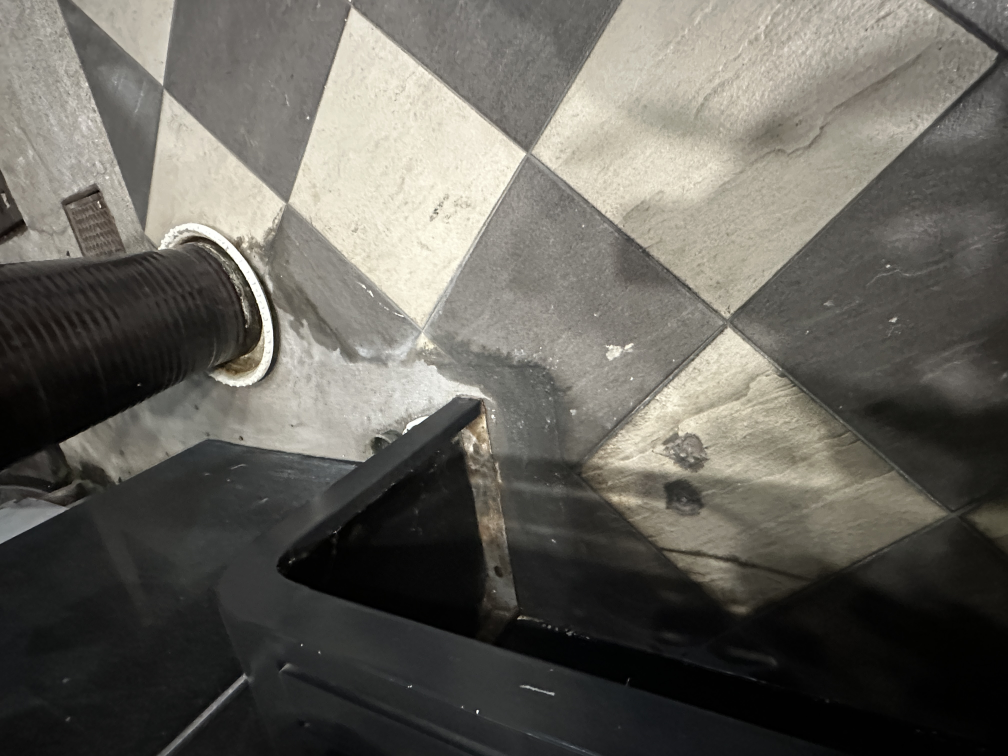
#> input picture user_photos/normal/IMG_0041.JPG, 4032 x 3024 px (shown at 1/4 size)
$ python 05_extract_patches.py
#> lines starting #> are read from the running program, lines starting #| are printed output that depends on the picture
#!/usr/bin/env python3
"""
05_extract_patches.py
=====================
從台灣房屋照片中提取 384×384 訓練 patch（對應 640×360 輸入場景）。

使用方式：
  1. 將照片依缺陷類型放入對應資料夾：
       user_photos/
         normal/    ← 乾淨正常的房間照片
         crack/     ← 有裂縫的照片
         stain/     ← 有污漬的照片
         mold/      ← 有霉斑的照片
         peeling/   ← 有剝落的照片

  2. 執行腳本：
       python scripts/05_extract_patches.py --input user_photos/

變更記錄：
  - PATCH_SIZE: 224 → 384（對應 640×360 全幀輸入）
  - 新增 --keep-aspect 模式：將 640×360 padding 成 640×640 再取 384 crop
    避免強制 resize 壓縮細節
  - stride 預設從 112 → 192（384 的 50% overlap）

參數說明：
  --input      DIR    自拍照片的根目錄（預設 user_photos/）
  --output     DIR    輸出目標（預設 data/defects/，直接合入訓練集）
  --stride     N      滑動視窗步進（預設 192，50% overlap）
  --min-var    FLOAT  最小像素方差過濾值（預設 300）
  --min-sat    FLOAT  最小飽和度過濾值（預設 15）
  --no-padding        關閉寬景 padding（不建議）
  --dry-run           只統計不實際複製
"""

import argparse
import sys
from pathlib import Path

import numpy as np
from PIL import Image, ImageOps

PROJECT_ROOT = Path(__file__).resolve().parent.parent
DEFAULT_INPUT  = PROJECT_ROOT / "user_photos"
DEFAULT_OUTPUT = PROJECT_ROOT / "data" / "defects"

CLASSES        = ["normal", "crack", "stain", "mold", "peeling"]
PATCH_SIZE     = 384
IMG_EXTENSIONS = {".jpg", ".jpeg", ".png", ".bmp", ".webp", ".heic"}


# ── 品質過濾 ──────────────────────────────────────────────────────────

def compute_patch_variance(arr: np.ndarray) -> float:
    gray = arr.mean(axis=2) if arr.ndim == 3 else arr
    return float(gray.var())


def compute_mean_saturation(arr: np.ndarray) -> float:
    img_hsv = Image.fromarray(arr.astype(np.uint8)).convert("HSV")
    s_channel = np.array(img_hsv)[:, :, 1]
    return float(s_channel.mean())


def compute_brightness(arr: np.ndarray) -> float:
    return float(arr.mean())


def is_valid_patch(
    arr: np.ndarray,
    min_variance: float = 300.0,   # 384px patch 面積更大，方差門檻提高
    min_saturation: float = 15.0,
    min_brightness: float = 30.0,
    max_brightness: float = 235.0,
) -> tuple[bool, str]:
    var = compute_patch_variance(arr)
    if var < min_variance:
        return False, f"方差過低({var:.1f}<{min_variance})"

    brightness = compute_brightness(arr)
    if brightness < min_brightness:
        return False, f"過暗({brightness:.1f})"
    if brightness > max_brightness:
        return False, f"過曝({brightness:.1f})"

    sat = compute_mean_saturation(arr)
    if sat < min_saturation:
        return False, f"飽和度過低({sat:.1f})"

    return True, ""


# ── 寬景 Padding 模式 ─────────────────────────────────────────────────

def pad_to_square(img: Image.Image) -> Image.Image:
    """將 640×360 padding 成 640×640（置中補黑），保留原始寬高比。"""
    w, h = img.size
    max_side = max(w, h)
    padded = ImageOps.pad(img, (max_side, max_side), color=(0, 0, 0))
    return padded


# ── 滑動視窗提取 ──────────────────────────────────────────────────────

def extract_patches_from_image(
    img_path: Path,
    patch_size: int = PATCH_SIZE,
    stride: int = 192,
    min_variance: float = 300.0,
    min_saturation: float = 15.0,
    keep_aspect: bool = True,
) -> list[np.ndarray]:
    try:
        img = Image.open(img_path).convert("RGB")
    except Exception as e:
        print(f"  [警告] 無法開啟圖片 {img_path.name}: {e}")
        return []

    if keep_aspect:
        img = pad_to_square(img)

    w, h   = img.size
    arr    = np.array(img)
    patches = []

    if w < patch_size or h < patch_size:
        img_resized = img.resize((patch_size, patch_size), Image.LANCZOS)
        a = np.array(img_resized)
        valid, _ = is_valid_patch(a, min_variance, min_saturation)
        if valid:
            patches.append(a)
        return patches

    for top in range(0, h - patch_size + 1, stride):
        for left in range(0, w - patch_size + 1, stride):
            patch_arr = arr[top:top + patch_size, left:left + patch_size]
            valid, _ = is_valid_patch(patch_arr, min_variance, min_saturation)
            if valid:
                patches.append(patch_arr)

    return patches


# ── 主程式 ────────────────────────────────────────────────────────────

def extract_patches(
    input_dir: Path,
    output_dir: Path,
    stride: int = 192,
    min_variance: float = 300.0,
    min_saturation: float = 15.0,
    keep_aspect: bool = True,
    dry_run: bool = False,
):
#> called with stride = 192, min_variance = 300, min_saturation = 15, keep_aspect = True, dry_run = False
    print("=" * 60)
    print("  台灣房屋照 Patch 提取工具（384px 高解析度版）")
    print("=" * 60)

    if not input_dir.exists():
        print(f"\n[錯誤] 輸入目錄不存在：{input_dir}")
        sys.exit(1)

    print(f"\n  輸入目錄：{input_dir}")
    print(f"  輸出目標：{output_dir}")
    print(f"  Patch大小：{PATCH_SIZE}×{PATCH_SIZE}")
    print(f"  滑動步進：{stride}px（50% overlap）")
    print(f"  寬景Padding：{'開啟' if keep_aspect else '關閉'}")
    if dry_run:
        print("  模式：DRY RUN")

    if not dry_run:
        for cls in CLASSES:
            (output_dir / cls).mkdir(parents=True, exist_ok=True)

    total_images = total_patches = total_saved = 0

    print()
    for cls in CLASSES:
        cls_input  = input_dir / cls
        cls_output = output_dir / cls

        if not cls_input.exists():
            print(f"  [{cls:10s}] 資料夾不存在，略過")
            continue

        photos = [f for f in cls_input.iterdir()
                  if f.suffix.lower() in IMG_EXTENSIONS]
        if not photos:
            print(f"  [{cls:10s}] 資料夾為空，略過")
            continue

        cls_patches = cls_saved = 0
        total_images += len(photos)

        for photo in photos:
            patches = extract_patches_from_image(
                photo, PATCH_SIZE, stride, min_variance, min_saturation, keep_aspect
            )
#> in extract_patches_from_image, img is the input picture: PIL image 4032x3024 RGB; mean R, G, B 101.1, 98.8, 92
#> in pad_to_square, `padded = ImageOps.pad(img, (max_side, max_side), color=(0, 0, 0))`:
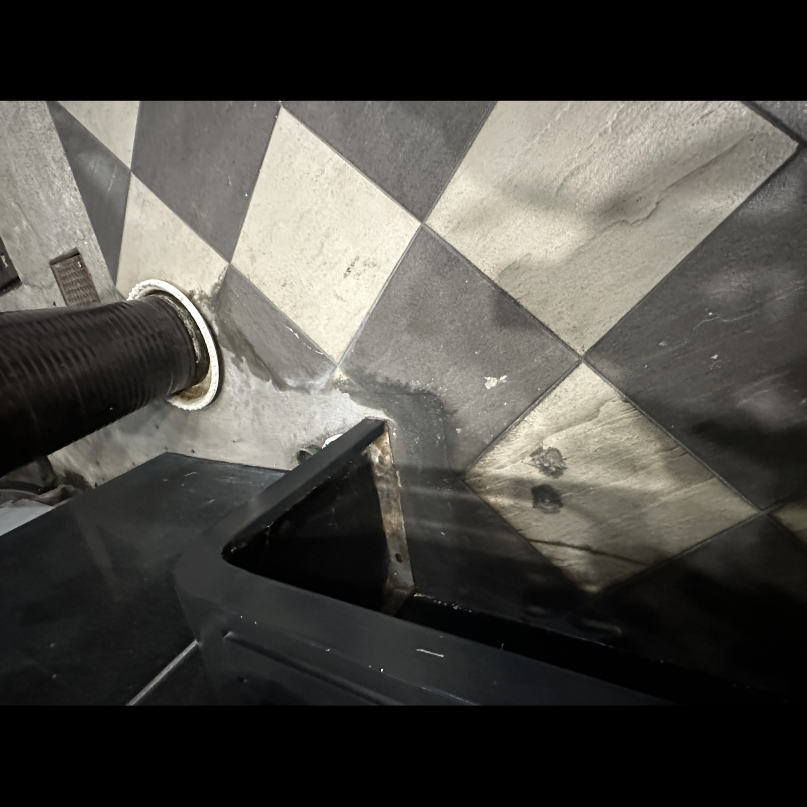
#> padded: PIL image 4032x4032 RGB (shown at 1/5 size); mean R, G, B 75.8, 74.1, 69
#> the loop in extract_patches_from_image, `for top in range(0, h - patch_size + 1, stride):` made 20 passes
#> pass 2, in compute_mean_saturation, `s_channel = np.array(img_hsv)[:, :, 1]`:
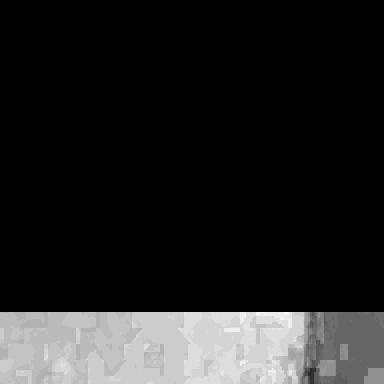
#> s_channel: shape (384, 384); min 0, max 30, mean 4; drawn with min black and max white
#> pass 2, in compute_patch_variance (call 24), `gray = arr.mean(axis=2) if arr.ndim == 3 else arr`:
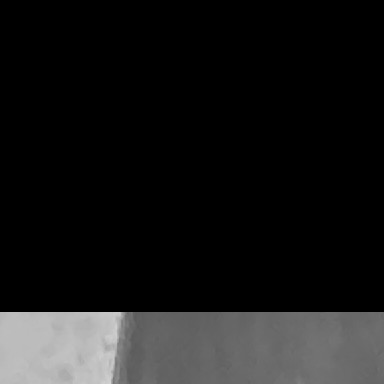
#> gray: shape (384, 384) float64; min 0, max 209.3, mean 24.4
#> pass 2, in compute_patch_variance (call 25), `gray = arr.mean(axis=2) if arr.ndim == 3 else arr`:
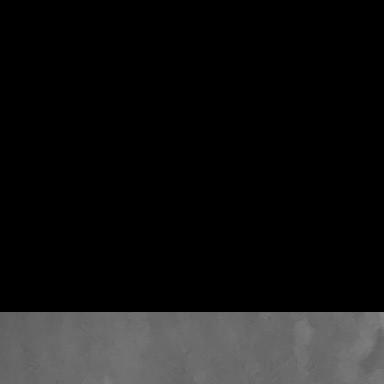
#> gray: shape (384, 384) float64; min 0, max 134.3, mean 20.1
#> after the loop in extract_patches_from_image, `for top in range(0, h - patch_size + 1, stride):`: patch_arr: shape (384, 384, 3); every value is 0
            cls_patches += len(patches)

            if not dry_run:
                for i, patch_arr in enumerate(patches):
                    dst_name = f"user_{cls}_{photo.stem}_{i:04d}.jpg"
                    dst_file = cls_output / dst_name
                    if dst_file.exists():
                        continue
                    Image.fromarray(patch_arr.astype(np.uint8)).save(
                        dst_file, "JPEG", quality=95)
                    cls_saved += 1
#> this loop made 178 passes
#> pass 1, in extract_patches, `Image.fromarray(patch_arr.astype(np.uint8)).save( dst_file, "JPEG", qu..`:
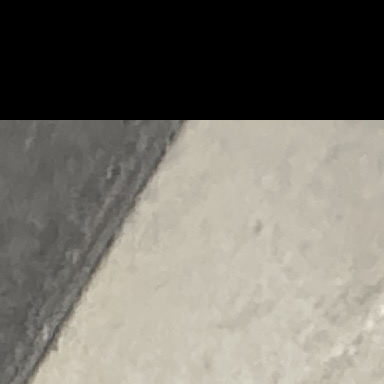
#> saved as user_normal_IMG_0041_0000.jpg: PIL image 384x384 RGB; mean R, G, B 116.6, 113.4, 105.4
#> pass 2, in extract_patches, `Image.fromarray(patch_arr.astype(np.uint8)).save( dst_file, "JPEG", qu..`:
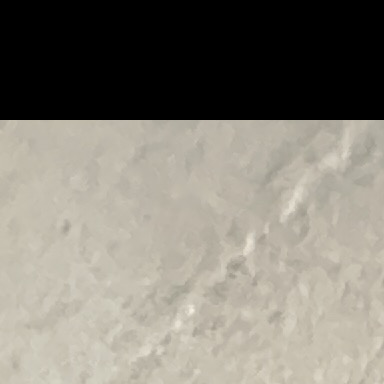
#> saved as user_normal_IMG_0041_0001.jpg: PIL image 384x384 RGB; mean R, G, B 132.5, 128.2, 118.5

        total_patches += cls_patches
        total_saved   += cls_saved

        avg = cls_patches / len(photos) if photos else 0
        action = f"儲存 {cls_saved} 張" if not dry_run else f"預計 {cls_patches} 張"
        print(f"  [{cls:10s}] 照片 {len(photos):3d} 張 → "
              f"patch {cls_patches:5d} 張（平均 {avg:.1f}/張）  {action}")
#|   [normal    ] 照片   1 張 → patch   178 張（平均 178.0/張）  儲存 178 張

    print("\n" + "─" * 60)
    print(f"  總計：來源照片 {total_images} 張 → patch {total_patches} 張")
    if not dry_run:
        print(f"  實際儲存（扣除重複）：{total_saved} 張")

    print("\n  目前各類別數量：")
    for cls in CLASSES:
        count = len([f for f in (output_dir / cls).iterdir()
                     if f.suffix.lower() in {".jpg", ".jpeg", ".png"}])
        need  = max(0, 150 - count)
        status = "✓ 達標" if count >= 150 else f"⚠ 還需 {need} 張"
        print(f"    {cls:10s}: {count:5d} 張  {status}")
#|     normal    :     1 張  ⚠ 還需 149 張

    print("\n  注意：384px patch 每張含更多空間資訊，150 張即可開始訓練")
    print("  達標後執行：python scripts/06_verify_dataset.py")


if __name__ == "__main__":
    parser = argparse.ArgumentParser(description="從台灣房屋自拍照提取 384×384 訓練 patch")
    parser.add_argument("--input",  type=Path, default=DEFAULT_INPUT)
    parser.add_argument("--output", type=Path, default=DEFAULT_OUTPUT)
    parser.add_argument("--stride", type=int,  default=192,
        help="滑動視窗步進 px（預設 192，50% overlap）")
    parser.add_argument("--min-var",   type=float, default=300.0)
    parser.add_argument("--min-sat",   type=float, default=15.0)
    parser.add_argument("--no-padding", action="store_true",
        help="關閉寬景 padding（不建議）")
    parser.add_argument("--dry-run", action="store_true")
    args = parser.parse_args()

#> (the run stopped early here; a loop or call above may not have finished)
